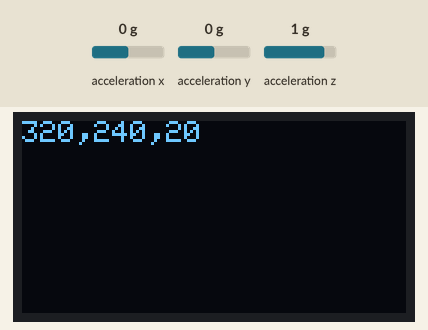
Simulated run of this sketch. Board: Arduino Uno, built with avr-gcc and run on an emulated ATmega328P. On the bench: 128×64 one-colour display. The inputs (shaded band) are chosen by the test bench; at power-on: acceleration x 0 g, acceleration y 0 g, acceleration z 1 g. What the sketch prints to the serial monitor is not drawn.

Above: at 1.2 s.
1.3 s: acceleration x set to -1.4 g
At 2.0 s:
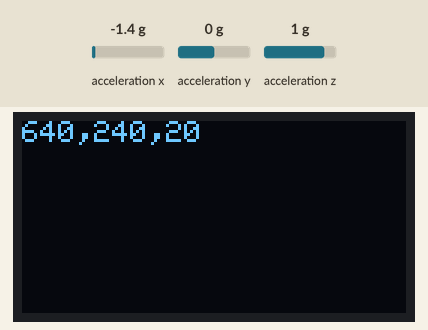
2.8 s: acceleration y set to -1.4 g
At 3.6 s:
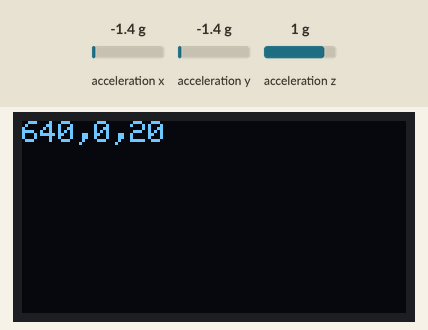
4.3 s: acceleration z set to -1.4 g
At 4.6 s:
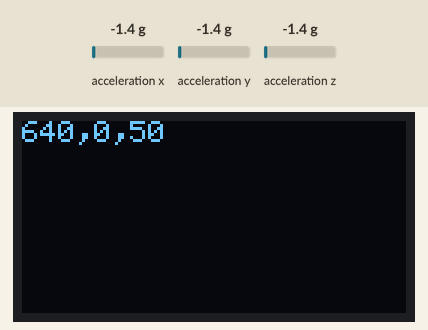
5.8 s: acceleration x set to 0 g
At 6.9 s:
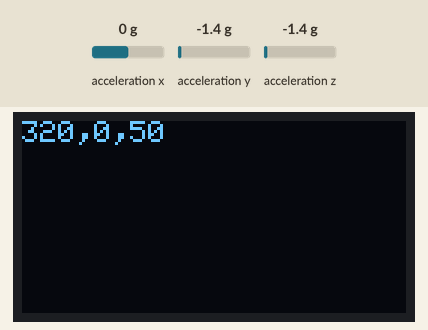
7.3 s: acceleration y set to 0 g
At 8.0 s:
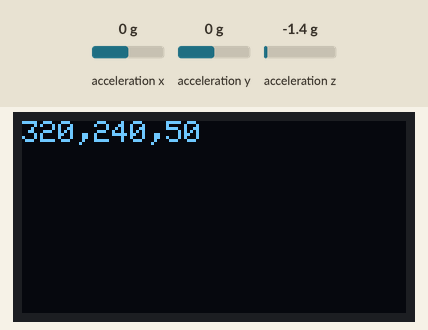
Timing chart, 0 to 9.8 s (numbered marks = the images above; inputs shaded):
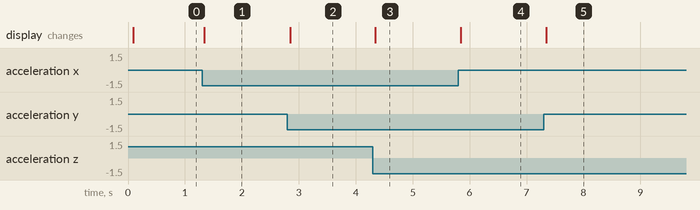

Measured:
- after the input at 1.3 s, the display: changes at once (image 1)
- after the input at 2.8 s, the display: changes after 0.05 s (image 2)
- after the input at 4.3 s, the display: changes at once (image 3)
- after the input at 5.8 s, the display: changes at once (image 4)
- after the input at 7.3 s, the display: changes at once (image 5)

The sketch:

L3.ino
```cpp
#include <Wire.h>
#include <Adafruit_GFX.h>
#include <Adafruit_SSD1306.h>
#include <Adafruit_LIS3DH.h>

const int DELAY_MS = 5;

const int ANALOG_INPUT_PIN = A0;
const int MAX_ANALOG_INPUT = 1023;

String _lastAnalogVal = "0,0,0";

#define SCREEN_WIDTH 128 // OLED display width, in pixels
#define SCREEN_HEIGHT 64 // OLED display height, in pixels

// Declaration for an SSD1306 display connected to I2C (SDA, SCL pins)
#define OLED_RESET     4 // Reset pin # (or -1 if sharing Arduino reset pin)
Adafruit_SSD1306 _display(SCREEN_WIDTH, SCREEN_HEIGHT, &Wire, OLED_RESET);


// Accelerometer, i2c
Adafruit_LIS3DH lis = Adafruit_LIS3DH();

void setup() {
  Serial.begin(115200); // set baud rate to 115200
  // SSD1306_SWITCHCAPVCC = generate display voltage from 3.3V internally
  if(!_display.begin(SSD1306_SWITCHCAPVCC, 0x3D)) { // Address 0x3D for 128x64
    Serial.println(F("SSD1306 allocation failed"));
    for(;;); // Don't proceed, loop forever
  }
  _display.setRotation(2);
  _display.clearDisplay();
  _display.setTextSize(1);      // Normal 1:1 pixel scale
  _display.setTextColor(SSD1306_WHITE); // Draw white text
  _display.setCursor(0, 0);     // Start at top-left corner
  _display.print("Waiting to receive\ndata from serial...");
  _display.display();

  // Init accel
  if (!lis.begin(0x18))
  { // change this to 0x19 for alternative i2c address
    while (1)
      yield();
  }
}

void loop() {

  // Get the new analog value
  lis.read();
  int x,y,z;
  x = constrain(map(lis.x, 10000, -10000, 0, 640), 0, 640);
  y = constrain(map(lis.y, -10000, 10000, 0, 480), 0, 480);
  z = constrain(map(lis.z, 16000, 10000, 20, 50), 20, 50);
  String val = String(x) + "," + String(y) + "," + String(z);


  // If the analog value has changed, send a new one over serial
  if(_lastAnalogVal != val){
    Serial.println(val);
  }

    _lastAnalogVal = val;

    _display.clearDisplay();
    int16_t x1, y1;
    uint16_t textWidth, textHeight;

    _display.setTextSize(3);

    // Measure one line of text
    _display.getTextBounds("Test", 0, 0, &x1, &y1, &textWidth, &textHeight);
    int oneLineOfTextHeight = textHeight;

    // Measure the height of the received data
    _display.getTextBounds(val, 0, 0, &x1, &y1, &textWidth, &textHeight);

    // Automatically set font size and centering and display received text
    if(textHeight <= oneLineOfTextHeight){
      // Write small amounts of text to center of screen
      uint16_t yText = _display.height() / 2 - textHeight / 2;
      uint16_t xText = _display.width() / 2 - textWidth / 2;
      _display.setCursor(xText, yText);
      _display.print(val);
      _display.display();
    }else{
      // Once text gets too large, write it smaller and start at 0,0
      _display.setTextSize(1);
      _display.setCursor(0, 0);
      _display.print(val);
      _display.display();
    }

  delay(DELAY_MS);
}
```
